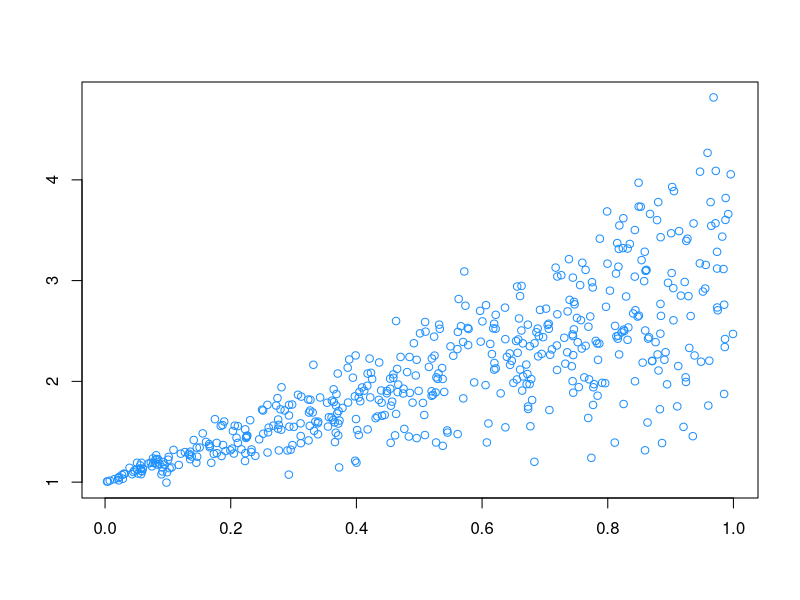

Recreate this plot in R. (Note: this script raises an error after producing the figure.)
# dm02 model answer with credit to: Shahil Rajpaul

x <- runif(500, min = 0, max = 1)            
error = rnorm(length(x),mean=0,sd=2)*(x/3)   
y = 1 + (2*x) + error

#R's built in function
mod <- lm(y ~ x)
coef(mod)

myfit <- function(x,y) {
  n <- length(x)
  slope <-(n*sum(x*y)-(sum(x))*(sum(y)))/(n*sum(x*x)-((sum(x))*(sum(x))))
  intercept <- (sum(y)-(((n*sum(x*y)-(sum(x))*(sum(y)))/(n*sum(x*x)-((sum(x))*(sum(x)))))*sum(x)))/n
  
  return (list("intercept"=intercept,"slope"=slope))
}

fit <- myfit(x,y)
fit

plot(x,y,col="dodgerblue",main=paste("y = 1 + 2*x + error","\n fitted with straight line \nIntercept:",
                    round(fit[1],2),"Slope:", round(fit[2],2)))
abline(fit,col="firebrick",lwd=2, lty=6)
abline(mod,col="green",lwd=2, lty=6)

